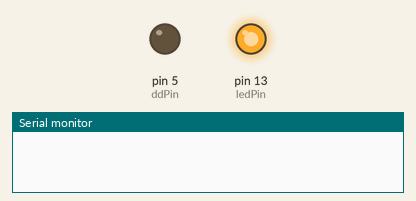
The sketch below on a simulated Arduino Uno, built with avr-gcc and run on an emulated ATmega328P. Shown: output pins drawn as LEDs (lit = HIGH), the last lines printed to the serial monitor.

Above: at 0.1 s.
At 3.0 s:
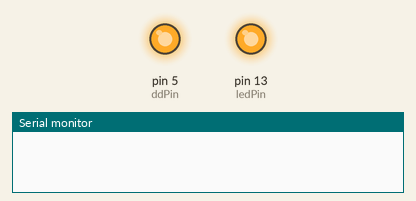
At 5.4 s:
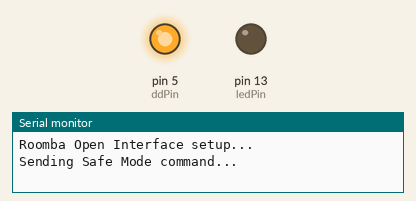
Timing chart, 0 to 6.9 s (numbered marks = the images above):
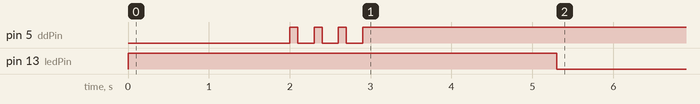

The sketch:

roomba_scheduler.ino
```cpp
// Roomba Scheduler

// Roomba port 7 (GND) onto Arduino GND
// Roomba port 3 (RXD) onto Arduino D4
// Roomba port 4 (TXD) onto Arduino D3
// Roomba port 5 (BRC) onto Arduino D5

#include <SoftwareSerial.h>

int rxPin = 3 ;
int txPin = 4 ;
int ddPin = 5 ;
int ledPin = 13 ;

SoftwareSerial Roomba(rxPin, txPin) ;

void setup()
{

  // Arduino pins setup

  pinMode(ddPin,  OUTPUT) ;
  pinMode(ledPin, OUTPUT) ;

  digitalWrite(ledPin, HIGH) ;
  digitalWrite(ddPin, LOW) ;

  delay(2000) ;

  // Changing Roomba baud rate to 19200

  digitalWrite(ddPin, HIGH) ;
  delay(100) ;
  digitalWrite(ddPin, LOW) ;
  delay(200) ;
  digitalWrite(ddPin, HIGH) ;
  delay(100) ;
  digitalWrite(ddPin, LOW) ;
  delay(200) ;
  digitalWrite(ddPin, HIGH) ;
  delay(100) ;
  digitalWrite(ddPin, LOW) ;
  delay(200) ;
  digitalWrite(ddPin, HIGH) ;
  delay(100) ;

  // Serial communication setup

  Serial.begin(19200) ;
  Roomba.begin(19200) ;

  // Roomba Open Interface setup

  Serial.println("Roomba Open Interface setup...") ;
  delay (1000) ;

  Roomba.write(128) ;  // START
  delay(150) ;
  Serial.println("Sending Safe Mode command...") ;
  delay (1000) ;

  Roomba.write(131) ;  // CONTROL
  delay(150) ;
  digitalWrite(ledPin, LOW) ;
  delay (500) ;

  // Sing a song

  sing() ;

  // Set current time

  setCurrentTime(5, 19, 03) ;

  // Set schedule

  setSchedule() ;

  // Finishing

  Serial.println("Roomba Open Interface stopping...") ;

  Roomba.write((byte)173) ; // Stop the OI

  Serial.println ("All Done Baby!") ;

}

void loop()
{

}

void sing ()
{

  Serial.println("Singing...") ;

  Roomba.write((byte)140) ;
  Roomba.write((byte)0) ;
  Roomba.write((byte)7) ;
  delay(500) ;

  Roomba.write((byte)76) ;
  Roomba.write((byte)16) ;
  Roomba.write((byte)76) ;
  Roomba.write((byte)32) ;
  Roomba.write((byte)79) ;
  Roomba.write((byte)16) ;
  Roomba.write((byte)79) ;
  Roomba.write((byte)16) ;
  Roomba.write((byte)77) ;
  Roomba.write((byte)16) ;
  Roomba.write((byte)74) ;
  Roomba.write((byte)16) ;
  Roomba.write((byte)72) ;
  Roomba.write((byte)32) ;
  delay(500) ;

  Roomba.write((byte)141) ;
  delay(50) ;
  Roomba.write((byte)0) ;
  delay(50) ;

  delay(500) ;

  Serial.println("Singing [OK]") ;

}

void setCurrentTime (int aDayOfWeek, int anHourCount, int aMinuteCount)
{

  Serial.println("Setting current time...") ;

  Roomba.write((byte)168) ; // Command code
  Roomba.write((byte)aDayOfWeek) ; // Day (0: Sunday, 1: Monday, 2:Tuesday, 3:Wednesday, 4: Thursday, 5: Friday, 6: Saturday)
  Roomba.write((byte)anHourCount) ; // Hour
  Roomba.write((byte)aMinuteCount) ; // Minute

  delay(500) ;

  Serial.println("Setting current time [OK]") ;

}

void setSchedule ()
{

  Serial.println("Setting schedule...") ;

  Roomba.write((byte)167) ; // Command code
  Roomba.write((byte)127) ; // Days (127 (dec) = 01111111 (binary) = 0(Sat)(Fri)(Thu)(Wed)(Tue)(Mon)(Sun) -> schedule everyday)
  Roomba.write((byte)0) ; // Sunday Hour
  Roomba.write((byte)0) ; // Sunday Minute
  Roomba.write((byte)18) ; // Monday Hour
  Roomba.write((byte)0) ; // Monday Minute
  Roomba.write((byte)18) ; // Tuesday Hour
  Roomba.write((byte)0) ; // Tuesday Minute
  Roomba.write((byte)0) ; // Wednesday Hour
  Roomba.write((byte)0) ; // Wednesday Minute
  Roomba.write((byte)18) ; // Thursday Hour
  Roomba.write((byte)0) ; // Thursday Minute
  Roomba.write((byte)0) ; // Friday Hour
  Roomba.write((byte)0) ; // Friday Minute
  Roomba.write((byte)12) ; // Saturday Hour
  Roomba.write((byte)0) ; // Saturday Minute

  delay(500) ;

  Serial.println("Setting schedule [OK]") ;

}
```
